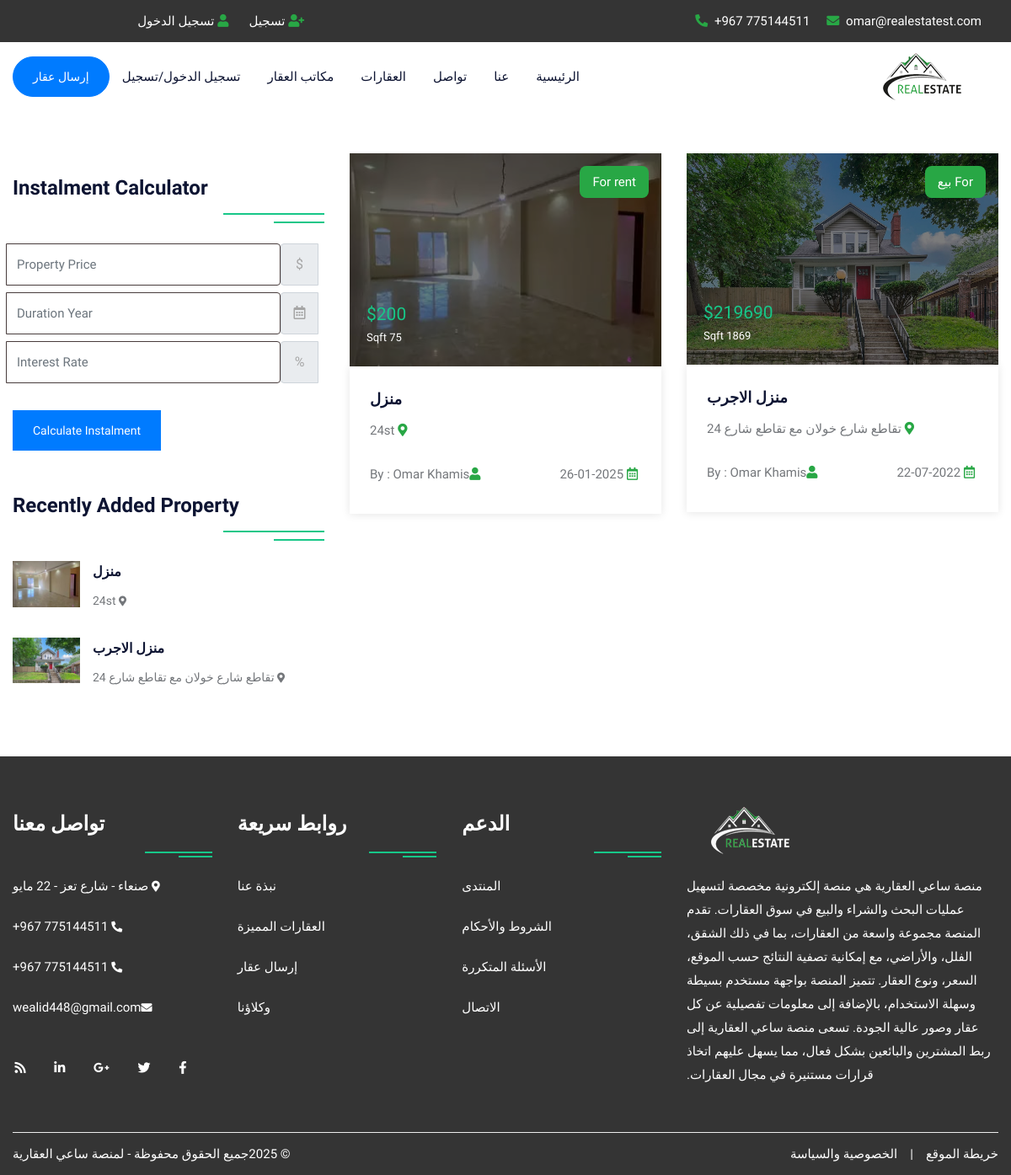
The app's page /stateproperty.php?id=صنعاء with its own data.
### tables this page shows
CREATE TABLE `property` (
  `pid` int(50) NOT NULL,
  `title` varchar(200) NOT NULL,
  `pcontent` longtext NOT NULL,
  `type` varchar(100) NOT NULL,
  `bhk` varchar(50) NOT NULL,
  `stype` varchar(100) NOT NULL,
  `bedroom` int(50) NOT NULL,
  `bathroom` int(50) NOT NULL,
  `balcony` int(50) NOT NULL,
  `kitchen` int(50) NOT NULL,
  `hall` int(50) NOT NULL,
  `floor` varchar(50) NOT NULL,
  `size` int(50) NOT NULL,
  `price` int(50) NOT NULL,
  `location` varchar(200) NOT NULL,
  `city_id` int(50) NOT NULL,
  `state` varchar(100) NOT NULL,
  `feature` longtext NOT NULL,
  `pimage` varchar(300) NOT NULL,
  `pimage1` varchar(300) NOT NULL,
  `pimage2` varchar(300) NOT NULL,
  `pimage3` varchar(300) NOT NULL,
  `pimage4` varchar(300) NOT NULL,
  `uid` int(50) NOT NULL,
  `status` varchar(50) NOT NULL,
  `mapimage` varchar(300) NOT NULL,
  `topmapimage` varchar(300) NOT NULL,
  `groundmapimage` varchar(300) NOT NULL,
  `totalfloor` varchar(50) NOT NULL,
  `date` datetime NOT NULL DEFAULT current_timestamp(),
  `isFeatured` int(11) DEFAULT NULL,
  `city` varchar(255) DEFAULT NULL
);

CREATE TABLE `user` (
  `uid` int(50) NOT NULL,
  `uname` varchar(100) NOT NULL,
  `uemail` varchar(100) NOT NULL,
  `uphone` varchar(20) NOT NULL,
  `upass` varchar(50) NOT NULL,
  `utype` varchar(50) NOT NULL,
  `uimage` varchar(300) NOT NULL,
  `allowed_number` int(11) DEFAULT NULL
);

### stateproperty.php (the view, shortened to what this page needs)
<!DOCTYPE html>
<html lang="en">
<head>
<link rel="stylesheet" type="text/css" href="css/bootstrap.min.css">
<link rel="stylesheet" type="text/css" href="css/bootstrap-slider.css">
<link rel="stylesheet" type="text/css" href="css/jquery-ui.css">
<link rel="stylesheet" type="text/css" href="css/layerslider.css">
<link rel="stylesheet" type="text/css" href="css/color.css" id="color-change">
<link rel="stylesheet" type="text/css" href="css/owl.carousel.min.css">
<link rel="stylesheet" type="text/css" href="css/font-awesome.min.css">
<link rel="stylesheet" type="text/css" href="fonts/flaticon/flaticon.css">
<link rel="stylesheet" type="text/css" href="css/style.css">
</head>
<body>
<div id="page-wrapper">
    <div class="row">
		<?php include("include/header.php");?>
        <div class="full-row">
            <div class="container">
                <div class="row">
					<div class="col-lg-8">
                        <div class="row">
							<?php
								$state=$_REQUEST['id'];
								$query=mysqli_query($con,"SELECT property.*, user.uname,user.utype,user.uimage FROM `property`,`user` WHERE property.uid=user.uid and state='$state'");
								while($row=mysqli_fetch_array($query))
								{
							?>
                            <div class="col-md-6">
                                <div class="featured-thumb hover-zoomer mb-4">
                                    <div class="overlay-black overflow-hidden position-relative"> <img src="admin/property/<?php echo $row['18'];?>" alt="pimage">
                                        <div class="sale bg-success text-white">For <?php echo $row['5'];?></div>
                                        <div class="price text-primary text-capitalize">$<?php echo $row['13'];?> <span class="text-white"><?php echo $row['12'];?> Sqft</span></div>
                                    </div>
                                    <div class="featured-thumb-data shadow-one">
                                        <div class="p-4">
                                            <h5 class="text-secondary hover-text-success mb-2 text-capitalize"><a href="propertydetail.php?pid=<?php echo $row['0'];?>"><?php echo $row['1'];?></a></h5>
                                            <span class="location text-capitalize"><i class="fas fa-map-marker-alt text-success"></i> <?php echo $row['14'];?></span> </div>
                                        <div class="px-4 pb-4 d-inline-block w-100">
                                            <div class="float-left text-capitalize"><i class="fas fa-user text-success mr-1"></i>By : <?php echo $row['uname'];?></div>
                                            <div class="float-right"><i class="far fa-calendar-alt text-success mr-1"></i> <?php echo date('d-m-Y', strtotime($row['date']));?></div>
                                        </div>
                                    </div>
                                </div>
                            </div>
                            <?php } ?>
                        </div>
                    </div>
                    <div class="col-lg-4">
                        <div class="sidebar-widget">
                            <h4 class="double-down-line-left text-secondary position-relative pb-4 my-4">Instalment Calculator</h4>
						<form class="d-inline-block w-100" action="calc.php" method="post">
                            <div class="input-group mb-2 mr-sm-2">
                                <div class="input-group-prepend">
                                    <div class="input-group-text">$</div>
                                </div>
                                <input type="text" class="form-control" name="amount" placeholder="Property Price">
                            </div>
                            <div class="input-group mb-2 mr-sm-2">
                                <div class="input-group-prepend">
                                    <div class="input-group-text"><i class="far fa-calendar-alt"></i></div>
                                </div>
                                <input type="text" class="form-control" name="month" placeholder="Duration Year">
                            </div>
                            <div class="input-group mb-2 mr-sm-2">
                                <div class="input-group-prepend">
                                    <div class="input-group-text">%</div>
                                </div>
                                <input type="text" class="form-control" name="interest" placeholder="Interest Rate">
                            </div>
                            <button type="submit" value="submit" name="calc" class="btn btn-danger mt-4">Calculate Instalment</button>
                        </form>
                        </div>
                        <div class="sidebar-widget mt-5">
                            <h4 class="double-down-line-left text-secondary position-relative pb-4 mb-4">Recently Added Property</h4>
                            <ul class="property_list_widget">
								<?php
								$query=mysqli_query($con,"SELECT * FROM `property` ORDER BY date DESC LIMIT 6");
										while($row=mysqli_fetch_array($query))
										{
								?>
                                <li> <img src="admin/property/<?php echo $row['18'];?>" alt="pimage">
                                    <h6 class="text-secondary hover-text-success text-capitalize"><a href="propertydetail.php?pid=<?php echo $row['0'];?>"><?php echo $row['1'];?></a></h6>
                                    <span class="font-14"><i class="fas fa-map-marker-alt icon-success icon-small"></i> <?php echo $row['14'];?></span>
                                </li>
                                <?php } ?>
                            </ul>
                        </div>
                    </div>
                </div>
            </div>
        </div>
		<?php include("include/footer.php");?>
    </div>
</div>
</body>
</html>

### css/color.css (style rules this page uses)
:root { --theme-ordinary-color: #74777b; }
:root { --theme-primary-color: #17c788; }
:root { --theme-secondary-color: #0d1432; }
:root { --theme-white-color: #fff; }
:root { --theme-light-color: #f8f8f8; }
:root { --theme-gray-color: #f5f5f5; }
:root { --theme-footer-color: #091b4b; }
:root { --theme-dark-color: #091b4b; }
:root { --text-light-color: #a3a7af; }
:root { --theme-primary-opacity-color: rgba(11, 191, 141, .8); }
:root { --theme-secondary-opacity-color: rgba(13,20,50,0.7); }
:root { --theme-white-opacity-color: rgba(255, 255, 255, 0.3); }
:root { --theme-dark-opacity-color: rgba(0, 0, 0, 0.5); }
:root { --theme-ordinary-font: 'Muli', sans-serif; }
:root { --theme-highlight-font: 'Comfortaa', cursive; }

### include/header.php (style rules this page uses)
.btn { background-color: #007bff; border-color: #007bff; }

### records on screen
property: pimage (picture), stype "بيع", price "219690", size "1869", title "منزل الاجرب", location "تقاطع شارع خولان مع تقاطع شارع 24", uid.uname "Omar Khamis", date "22-07-2022"
property: pimage (picture), stype "rent", price "200", size "75", title "منزل", location "24st", uid.uname "Omar Khamis", date "26-01-2025"
